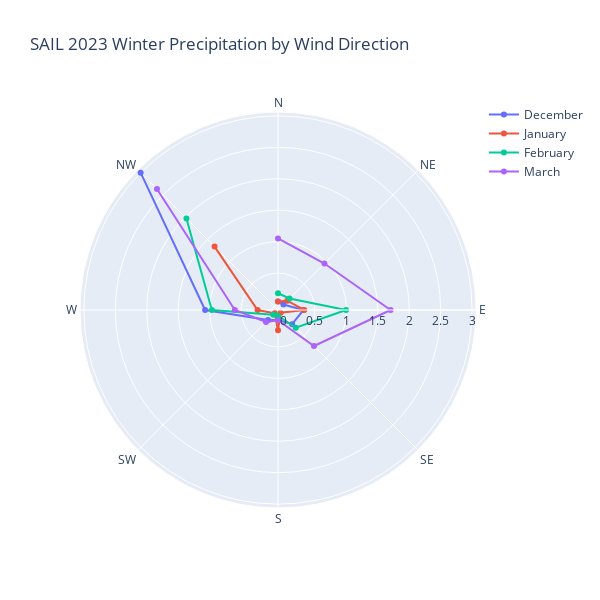

The notebook cell this image was saved under:
### Code cell
fig = go.Figure()


fig.add_trace(go.Scatterpolar(
    name='December',
    r= grouped_months.loc[0].values,
    theta= grouped_months.columns,
)
)

fig.add_trace(go.Scatterpolar(
    name='January',
    r= grouped_months.loc[1].values,
    theta= grouped_months.columns,
)
)

fig.add_trace(go.Scatterpolar(
    name='February',
    r= grouped_months.loc[2].values,
    theta= grouped_months.columns,
)
)

fig.add_trace(go.Scatterpolar(
    name='March',
    r= grouped_months.loc[3].values,
    theta= grouped_months.columns,
)
)


fig.update_layout(
    showlegend=True,
    polar=dict(
        radialaxis_tickfont_size=12,
        # radialaxis_range=[0, 75],
        angularaxis=dict(
            tickmode='array',
            tickvals=[0, 45, 90, 135, 180, 225, 270, 315],
            ticktext=['N', 'NE', 'E', 'SE', 'S', 'SW', 'W', 'NW'],
            rotation=90,
            direction='clockwise'
        )),
        width=600,
        height=600,
        title='SAIL 2023 Winter Precipitation by Wind Direction')

### Figure 1 — Plotly figure (JSON) as saved in the notebook; plotly's stock layout.template omitted (floating-point values rounded to 4 significant figures)
{"data": [{"name": "December", "r": [0.04806, 0.03533, 0.3196, 0.2315, 0.07462, 0.1382, 1.073, 3.002], "theta": [0, 45, 90, 135, 180, 225, 270, 315], "type": "scatterpolar"}, {"name": "January", "r": [0.04753, 0.1223, 0.3304, -0.02665, 0.2347, -0.01283, 0.2387, 1.34], "theta": [0, 45, 90, 135, 180, 225, 270, 315], "type": "scatterpolar"}, {"name": "February", "r": [0.1795, 0.1724, 0.996, 0.3131, 0.005819, 0.02001, 0.9656, 1.972], "theta": [0, 45, 90, 135, 180, 225, 270, 315], "type": "scatterpolar"}, {"name": "March", "r": [1.052, 0.9581, 1.704, 0.7232, 0.07656, 0.1836, 0.6001, 2.635], "theta": [0, 45, 90, 135, 180, 225, 270, 315], "type": "scatterpolar"}], "layout": {"height": 600, "polar": {"angularaxis": {"direction": "clockwise", "rotation": 90, "tickmode": "array", "ticktext": ["N", "NE", "E", "SE", "S", "SW", "W", "NW"], "tickvals": [0, 45, 90, 135, 180, 225, 270, 315]}, "radialaxis": {"tickfont": {"size": 12}}}, "showlegend": true, "title": {"text": "SAIL 2023 Winter Precipitation by Wind Direction"}, "width": 600}}
